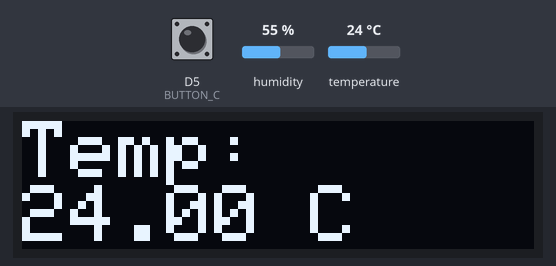
A program run on a simulated Adafruit Feather M0. On the bench: 128×32 one-colour display. Inputs (shaded band) come from the test bench; at power-on: D5 (BUTTON_C) HIGH, humidity 55 %, temperature 24 °C. WiFi joins after 1.5 s; servers stay silent unless stated; the display library's start-up logo is not drawn; network time is answered at once with the bench clock; the local clock reads 2024-03-15 10:24:30 at power-on unless the program sets it; no MQTT or app messages arrive unless stated; not simulated (calls return 0 or success): credentials.h; what the program prints to the serial monitor is not drawn.

Above: at 8.3 s.
8.4 s: D5 (BUTTON_C) pulled LOW for 3 s
At 11.2 s:
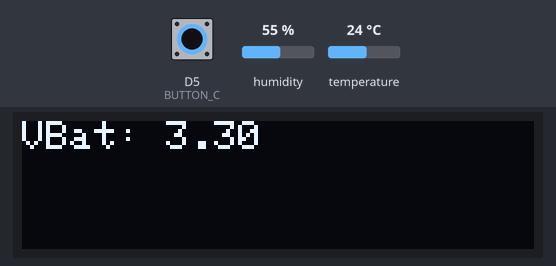
13.2 s: humidity set to 22 %
At 20.5 s:
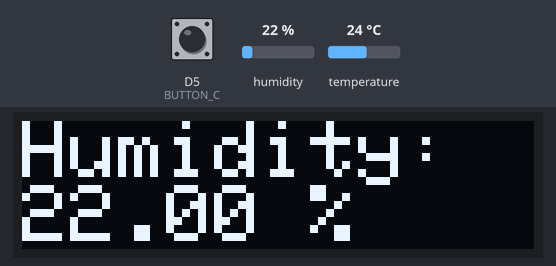
25.3 s: temperature set to 12 °C
At 32.8 s:
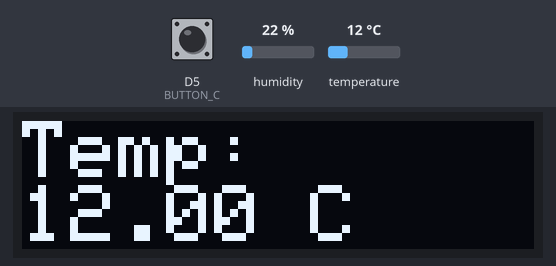
37.4 s: humidity set to 40 %
At 45.0 s:
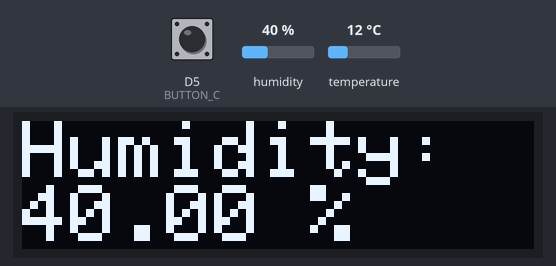
49.5 s: temperature set to 19 °C
At 57.2 s:
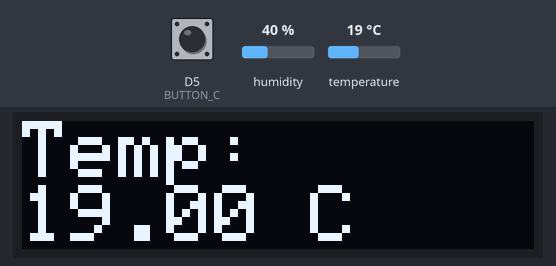
Timing chart, 0 to 58.7 s (numbered marks = the images above; inputs shaded):
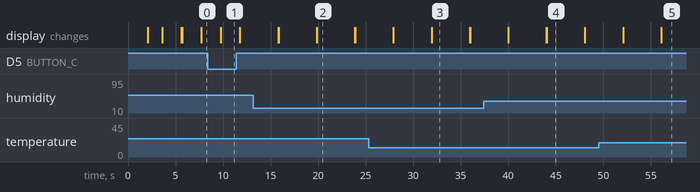

The program:

main.cpp
```cpp
/**
 * @Author: Sergio Oviedo Seas
 * @Date:   2021-03-06 15:15:12
 * @Last Modified by:   Sergio Oviedo Seas
 * @Last Modified time: 2021-03-30 20:49:53
 */

#include <SPI.h>
#include <Arduino.h>
#include <Wire.h>
#include <ArduinoMqttClient.h>
#include <ArduinoJson.h>
#include <WiFiUdp.h>
#include <WiFi101.h> // change to #include <WiFi101.h> for MKR1000
#include <NTPClient.h>
#include <Adafruit_GFX.h> // Graphics core library
#include <Adafruit_SSD1306.h> // Library for Monochrome OLEDs display
#include <DHT.h>
#include <DHT_U.h>
#include "credentials.h"
#include "MAX30105.h" //sparkfun MAX3010X library
#include "heartRate.h"

// I2C pines definition
#define I2C_SDA 20
#define I2C_SCL 21

// Enter your sensitive data in credentials.h
const char ssid[]        = SECRET_SSID;
const char pass[]        = SECRET_PASS;
const char broker[]      = SECRET_BROKER;
String     deviceId      = SECRET_DEVICE_ID;
String     password      = AZURE_PASS;
String     api_version   = "/?api-version=2018-06-30";
int        port          = 8883;

// WiFi credentials
WiFiSSLClient   wifiClient;            // Used for the TCP socket connection
MqttClient      mqttClient(wifiClient);

//WiFi parameters
int status = WL_IDLE_STATUS;
long rssi;

// Configuring network parameters
IPAddress ip(192,168,0,5);
IPAddress gateway(192,168,0,1);
IPAddress subnet(255,255,255,0);
IPAddress dns(8,8,8,8);

// Define NTP Client to get time
WiFiUDP ntpUDP;
NTPClient timeClient(ntpUDP);

// Variables to save date and time
String formattedDate;
String dayStamp;
String timeStamp;

// Display instance
Adafruit_SSD1306 display = Adafruit_SSD1306(128, 32, &Wire);

// Oled FeatherWings buttons map
#define BUTTON_A  9
#define BUTTON_B  6
#define BUTTON_C  5

// Sensor parameters
#define DHTPIN 6     // Digital pin connected to the DHT sensor
#define DHTTYPE    DHT11     // DHT 11

// Sensor instance
DHT_Unified dht(DHTPIN, DHTTYPE);

// Configuring battery measuring pin
#define VBATPIN A7

unsigned long lastMillis = 0;

unsigned long getTime() {
  // get the current time from the WiFi module
  return WiFi.getTime();
}

void displaySetUp (int fontSize, int cursoX, int cursorY) {
  display.clearDisplay();
  display.display();
  display.setTextSize(fontSize);
  display.setTextColor(SSD1306_WHITE);
  display.setCursor(cursoX, cursorY);
}

void displayInit() {
  display.begin(SSD1306_SWITCHCAPVCC, 0x3C); // Address 0x3C for 128x32
  display.display();
  delay(2000);
}

/////////////// Sub Routine to measure battery voltage ///////////////
void batteryMeasure() {
    float measuredvbat = analogRead(VBATPIN);
    measuredvbat *= 2;    // we divided by 2, so multiply back
    measuredvbat *= 3.3;  // Multiply by 3.3V, our reference voltage
    measuredvbat /= 1024; // convert to voltage
    displaySetUp(1, 0, 0);
    display.print("VBat: "); display.println(measuredvbat);
    display.display();
}

/////////////// Sub Routine to print WiFi data ///////////////
void printWiFiStatus() {
  // print the SSID of the network you're attached to:
  Serial.print("SSID: ");
  Serial.println(WiFi.SSID());

  // print your WiFi IP address:
  IPAddress ip = WiFi.localIP();
  Serial.print("IP Address: ");
  Serial.println(ip);

  // print the received signal strength:
  long rssi = WiFi.RSSI();
  Serial.print("signal strength (RSSI):");
  Serial.print(rssi);
  Serial.println(" dBm");

  // Display values
  displaySetUp(1, 0, 0);
  display.print("WiFi connected ");
  display.println(ssid);
  display.print("Ip: ");
  ip = WiFi.localIP();
  display.println(ip);
  display.print("Gateway: ");
  gateway = WiFi.gatewayIP();
  display.println(gateway);
  rssi = WiFi.RSSI();
  display.print("Signal: ");
  display.print(rssi);
  display.println(" dBm");
  display.display();
  delay(2000);
}

/////////////// Sub Routine for the batteryMeasure and printWiFiStatus interruption ///////////////
void interruption() {
  if (!digitalRead(BUTTON_B)) printWiFiStatus();
  if (!digitalRead(BUTTON_C)) batteryMeasure();
  delay(2000);
}

/////////////// Sub Routine for initialization of DTH 11 sensor ///////////////
void initSensor() {
  dht.begin();
}

/////////////// Sub Routine for temperature reading ///////////////
float readTemperature() {

  float temp;
  interruption();
  displaySetUp(2, 0, 0);
  sensor_t sensor;
  dht.temperature().getSensor(&sensor);
  sensors_event_t event;
  dht.temperature().getEvent(&event);
  temp = event.temperature;

  if (isnan(event.temperature)) {
      Serial.println(F("Error reading temperature!"));
    }
    else {
      display.println("Temp: ");
      display.print(event.temperature);
      display.println(" C");
      display.display();
      delay(2000);
    }

  return temp;
}

/////////////// Sub Routine for humidity reading ///////////////
float readHumidity() {

  float hum;
  interruption();
  displaySetUp(2, 0, 0);
  sensor_t sensor;
  dht.humidity().getSensor(&sensor);
  sensors_event_t event;
  dht.humidity().getEvent(&event);
  hum = event.relative_humidity;

  if (isnan(event.relative_humidity)) {
      Serial.println(F("Error reading humidity"));
    }
    else {
      display.println("Humidity: ");
      display.print(event.relative_humidity);
      display.println(" %");
      display.display();
      delay(2000);
    }

  return hum;
}

/////////////// Sub Routine to get actual date ///////////////
String getDate() {

  while(!timeClient.update()) {
    timeClient.forceUpdate();
  }
  // The formattedDate comes with the following format:
  // 2018-05-28T16:00:13Z
  // We need to extract date and time
  formattedDate = timeClient.getFormattedDate();
  //Serial.println(formattedDate);

  // Extract date
  int splitT = formattedDate.indexOf("T");
  dayStamp = formattedDate.substring(0, splitT);
  //Serial.print("DATE: ");
  //Serial.println(dayStamp);

  return dayStamp;

}

/////////////// Sub Routine to get actual time ///////////////
String getActualTime() {

  while(!timeClient.update()) {
    timeClient.forceUpdate();
  }
  // The formattedDate comes with the following format:
  // 2018-05-28T16:00:13Z
  // We need to extract date and time
  formattedDate = timeClient.getFormattedDate();
  //Serial.println(formattedDate);

  // Extract time
  int splitT = formattedDate.indexOf("T");
  timeStamp = formattedDate.substring(splitT+1, formattedDate.length()-1);
  //Serial.print("HOUR: ");
  //Serial.println(timeStamp);

  return timeStamp;

}

////////////////////////////// Sub Routine for WiFi Connection //////////////////////////////
void connectWiFi() {
  displaySetUp(1, 0, 0);
  display.print("Connecting to ");
  display.println(ssid);
  display.display();

  WiFi.config(ip, dns,gateway, subnet);

  while (WiFi.begin(ssid, pass) != WL_CONNECTED) {
    // failed, retry
    Serial.println("Connecting...");
    delay(1000);
  }
  printWiFiStatus();

  Serial.print("You're connected to the network: ");
  Serial.println(ssid);
}

////////////////////////////// Sub Routine to connect to Azure IoT Hub /////////////////////////////
void connectMQTT() {

  displaySetUp(1, 0, 0);
  display.println("Connecting to MQTT Server: ");
  display.println(broker);
  display.display();

  while (!mqttClient.connect(broker, port)) {
    Serial.print("Connecting Mqtt broker...");
    Serial.println(mqttClient.connectError());
    delay(2000);
  }

  displaySetUp(1, 0, 0);
  display.println("You're connected to: ");
  display.println(broker);
  display.display();

}

////////////////////////////// Sun routine to publish data in Azure IoT Hub //////////////////////////////
void publishMessage() {

  Serial.println("Publishing message");

  // send message, the Print interface can be used to set the message contents
  mqttClient.beginMessage("devices/" + deviceId + "/messages/events/");
  StaticJsonDocument<256> doc;
  doc["deviceId"] = deviceId;
  doc["body temperature"] = 35;
  doc["heart beat"] = 65;
  doc["SpO2"] = 98;
  doc["temperature Ambient"] = readTemperature();
  doc["humidity"] = readHumidity();
  doc["date"] = getDate();
  doc["time"] = getActualTime();
  serializeJson(doc, mqttClient);
  mqttClient.endMessage();
}

////////////////////////////// Setup //////////////////////////////
void setup() {

  WiFi.setPins(8,7,4,2);

  Serial.begin(115200);

  // Initialization for DHT_11 sensor
  initSensor();

  // Display Initialization
  displayInit();

  // Board's buttons pinout
  pinMode(BUTTON_A, INPUT_PULLUP);
  pinMode(BUTTON_B, INPUT_PULLUP);
  pinMode(BUTTON_C, INPUT_PULLUP);

  // WiFi Init
  connectWiFi();

  mqttClient.setId(deviceId);

  // Set the username to "<broker>/<device id>/?api-version=2018-06-30"
  String username;

  username += broker;
  username += "/";
  username += deviceId;
  username += api_version;

  mqttClient.setUsernamePassword(username, AZURE_PASS);

  if (!mqttClient.connected()) {
    // MQTT client is disconnected, connect
    connectMQTT();
  }

  // Initialize a NTPClient to get time
  timeClient.begin();
  // Set offset time in seconds to adjust for your timezone, for example:
  // GMT +1 = 3600
  // GMT +8 = 28800
  // GMT -1 = -3600
  // GMT 0 = 0
  // Costa Rica GMT -6 = -21600
  timeClient.setTimeOffset(-21600);
}

////////////////////////////// Loop //////////////////////////////
void loop() {

  // poll for new MQTT messages and send keep alives
  mqttClient.poll();

  // publish a message roughly every 5 seconds.
  if (millis() - lastMillis > 5000) {

    lastMillis = millis();
    publishMessage();

  }
}
```

Measured:
- after the input at 8.4 s, the display: first differs from a run without the input after 1.4 s (image 1)
- what the display in image 2 shows lasts 4.0 s, from 19.9 s to 23.9 s
